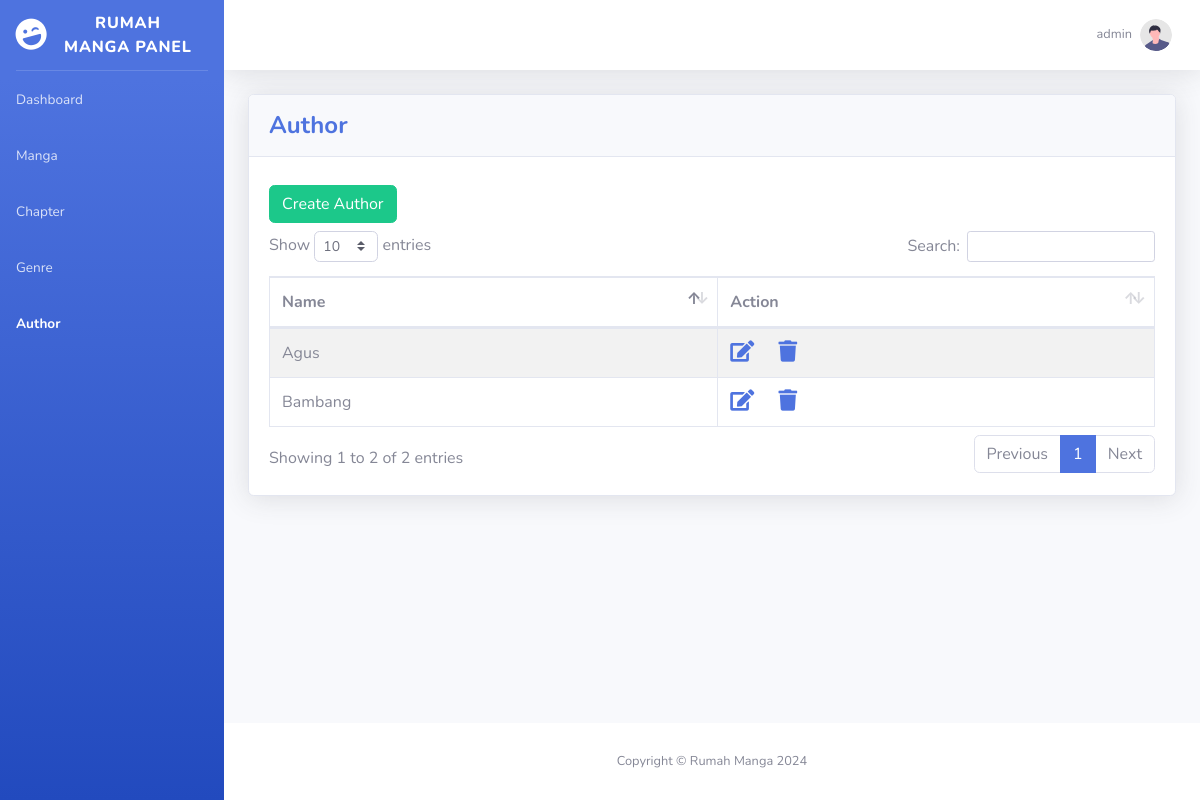
Page /author.php (signed in) on the earlier database version.
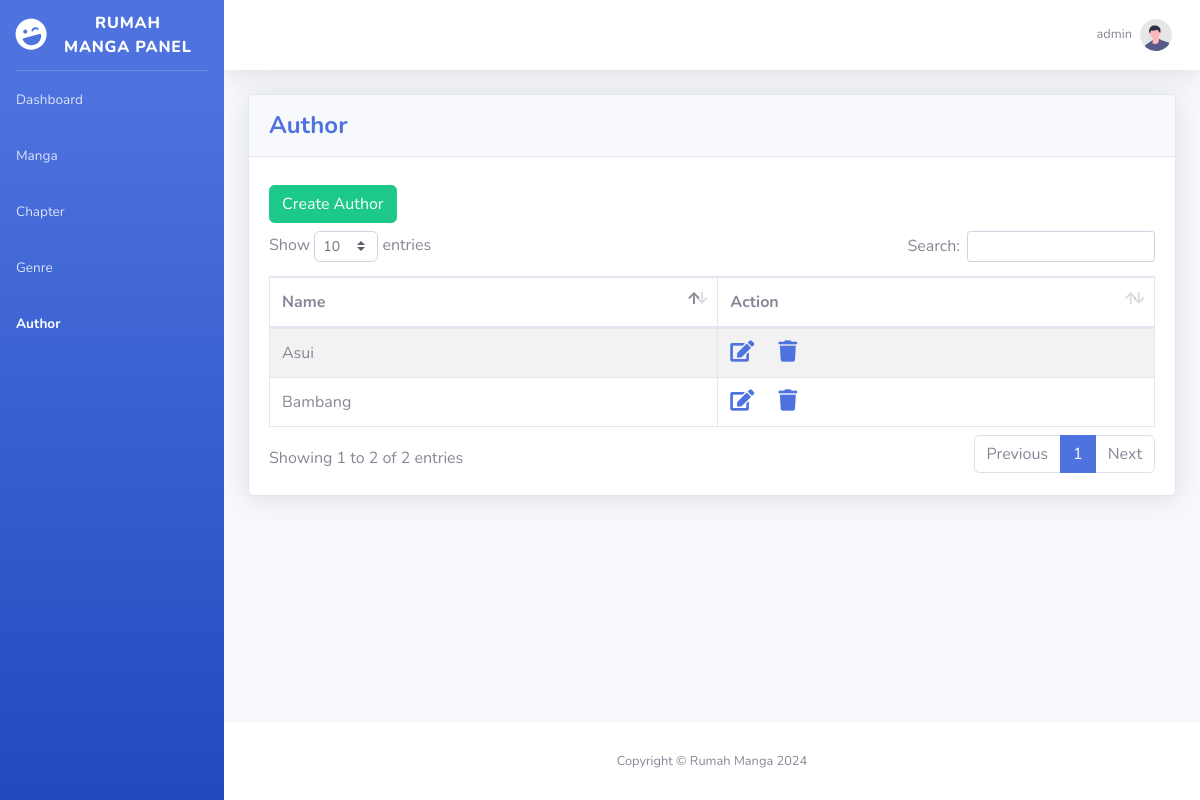
Same page on the later database version.
### tables this page shows
CREATE TABLE "authors" (
	"id"	INTEGER NOT NULL,
	"secure_id"	TEXT NOT NULL,
	"name"	TEXT NOT NULL,
	PRIMARY KEY("id" AUTOINCREMENT)
);

### layout/nav_links.php (called while the page is built)
<?php
$nav_links = [
    ['url' => 'index.php', 'text' => 'Dashboard'],
    ['url' => 'manga.php', 'text' => 'Manga'],
    ['url'=> 'chapter.php', 'text' => 'Chapter'],
    ['url'=> 'genre.php', 'text' => 'Genre'],
    ['url'=> 'author.php', 'text' => 'Author'],
];
?>

### api/get_author.php (called while the page is built, shortened)
<?php
include('config/db.php');
if ($_SERVER["REQUEST_METHOD"] == "GET") {
    try{
        $sql = 'SELECT * FROM authors';
        $stmt = $db->query($sql);
        $authors = $stmt->fetchAll();
    } catch(PDOException $e){
        echo "Connection failed: " . $e->getMessage();
    }
}
?>

### author.php (the view, shortened to what this page needs)
<?php
include('layout/header.php');
require 'api/get_author.php'
?>
<body id="page-top">
    <?php
     include 'layout/sidebar.php';
    ?>
    <div id="content-wrapper" class="d-flex flex-column">
    <div id="content">
        <?php include 'layout/top_bar.php'?>
        <div class="container-fluid">
            <div class="card shadow mb-4">
                <div class="card-header py-3">
                    <h4 class="m-0 font-weight-bold text-primary">Author</h4>
                </div>
                <div class="card-body">
                    <a type="button" class="btn btn-success my-2" href="upsert_author.php">Create Author</a>
                    <div class="table-responsive">
                        <table class="table table-bordered table-striped" id="dataTable" width="100%" cellspacing="0">
                            <thead>
                                <tr>
                                    <th>Name</th>
                                    <th>Action</th>
                                </tr>
                            </thead>
                            <tbody>
                                <?php foreach($authors as $author): ?>
                                    <tr>
                                        <td><?php echo htmlspecialchars($author['name']);?></td>
                                        <td>
                                            <?php echo '<a href="upsert_author.php?q='.htmlspecialchars($author['secure_id']).'"><i class="fas fa-lg fa-edit"></i></a>';?>
                                            <?php echo '<a href="#" class="delete-btn" data-secure-id="'.$author['secure_id'].'"><i class="fas fa-lg fa-trash"></i></a>';?>
                                        </td>
                                    </tr>
                                <?php endforeach; ?>
                            </tbody>
                        </table>
                    </div>
                </div>
            </div>
        </div>
    </div>
    <?php include 'layout/footer.php'?>
    </div>
    </div>
</body>
</html>

### layout/sidebar.php
<?php
    include 'nav_links.php';
    $current_page = basename($_SERVER['PHP_SELF']);
?>
<div id="wrapper">
    <ul class="navbar-nav bg-gradient-primary sidebar sidebar-dark accordion" id="accordionSidebar">
        <a class="sidebar-brand d-flex align-items-center justify-content-center" href="index.php">
            <div class="sidebar-brand-icon rotate-n-15">
                <i class="fas fa-laugh-wink"></i>
            </div>
            <div class="sidebar-brand-text mx-3">Rumah Manga Panel</div>
        </a>
        <hr class="sidebar-divider my-0">
        <?php foreach ($nav_links as $link): ?>
            <li class="nav-item <?php echo ($current_page == $link['url']) ? 'active' : ''; ?>">
                <a class="nav-link" href="<?php echo $link['url']; ?>" >
                    <span><?php echo $link['text']; ?></span>
                </a>
            </li>
        <?php endforeach; ?>
    </ul>

Differences in the rows shown:
removed authors: name "Agus"
added authors: name "Asui"
